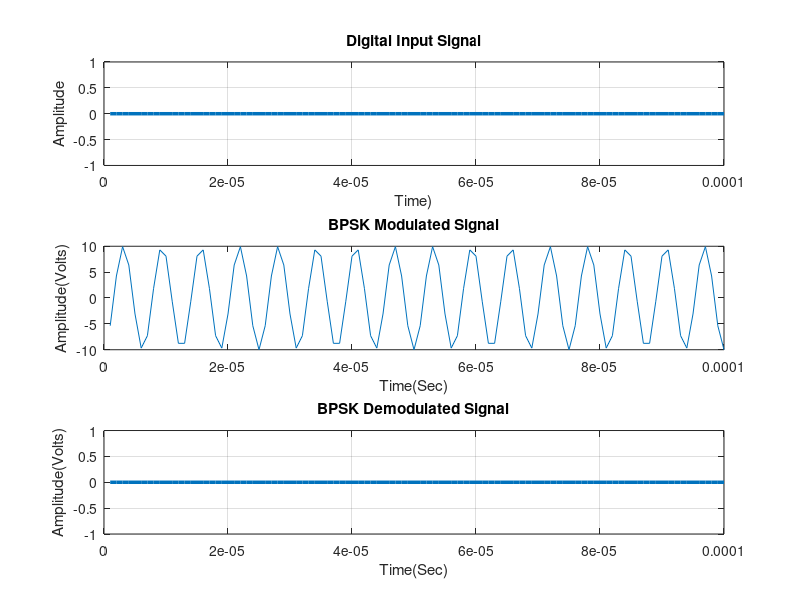

Reproduce this figure in MATLAB.
clc; 
clear all; 
close all;

% Digital Binary input information 
x = input('Enter Digital Input Information in Binary = ');  
N = length(x);
Tb = 0.0001;   %Data rate = 1MHz i.e., bit period (second)
disp('Binary Input Information at Transmitter end: ');
disp(x);

% Represent input information as digital signal 
nb = 100;   % Digital signal per bit
digit = []; 
for n = 1:1:N    
    if x(n) == 1;   
       sig = ones(1,nb);
    else x(n) == 0;
        sig = zeros(1,nb);
    end
     digit = [digit sig];
end
t1=Tb/nb:Tb/nb:N*Tb;   % Time period 
figure('Name','BPSK Modulation and Demodulation for Final Lab'); %Title for figure
subplot(3,1,1);
plot(t1,digit,'lineWidth',2.5);
grid on;
xlabel('Time)');
ylabel('Amplitude');
title('Digital Input Signal');

% BPSK Modulation  
Ac = 10;      % Carrier Amplitude   
br = 1/Tb;    % Bit Rate
Fc = br*16;   % Carrier Frequency 
Pc1 = 0;      % Carrier Phase for binary input '1'
Pc2 = pi;     % Carrier Phase for binary input '0'
t2 = Tb/nb:Tb/nb:Tb;   % Signal time                 
mod = [];
for (i = 1:1:N)
    if (x(i)==1)
        y = Ac*cos(2*pi*Fc*t2+Pc1);   % Modulation signal with carrier signal 1
    else
        y = Ac*cos(2*pi*Fc*t2+Pc2);   % Modulation signal with carrier signal 2
    end
    mod=[mod y];
end

t3=Tb/nb:Tb/nb:Tb*N;   % Time period
subplot(3,1,2);
plot(t3,mod);
xlabel('Time(Sec)');
ylabel('Amplitude(Volts)');
title('BPSK Modulated Signal');

%  Transmitted signal x 
x = mod;
%  Channel model h and w 
h = 1;   % Signal fading 
w = 0;   % Noise

%  Received signal y 
y = h.*x + w;   % Convolution

% BPSK Demodulation 
s = length(t2);
demod = [];
for n = s:s:length(y)
  t4 = Tb/nb:Tb/nb:Tb;
  c = cos(2*pi*Fc*t4);      % carrier siignal 
  mm = c.*y((n-(s-1)):n);   % Convolution
  t5 = Tb/nb:Tb/nb:Tb;
  z = trapz(t5,mm);         % intregation 
  rz = round((2*z/Tb));                                     
  if(rz > Ac/2)             % Logical condition 
    a = 1;
  else
    a = 0;
  end
  demod = [demod a];
end
disp('Demodulated Binary Information at Receiver end: ');
disp(demod);

% Represent demodulated information as digital signal 
digit = [];
for n = 1:length(demod);
    if demod(n) == 1;
       sig = ones(1,nb);
    else demod(n) == 0;
        sig = zeros(1,nb);
    end
     digit = [digit sig];
end

t5=Tb/nb:Tb/nb:nb*length(demod)*(Tb/nb);   % Time period
subplot(3,1,3)
plot(t5,digit,'LineWidth',2.5);
grid on;
xlabel('Time(Sec)');
ylabel('Amplitude(Volts)');
title('BPSK Demodulated Signal');
